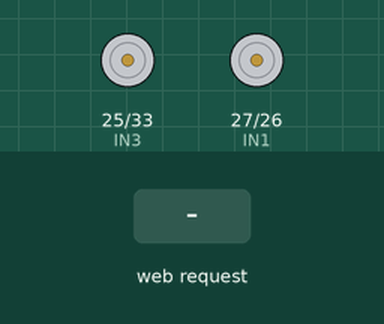
Recording of a sketch running on a simulated ESP32. On the bench: motor-driver pin pairs drawn as motors (green arrow = first pin HIGH = forward, orange = second pin HIGH = backward, longer = more drive). The test bench sets the inputs (shaded band). WiFi joins after 1.5 s; servers stay silent unless stated; what the sketch prints to the serial monitor is not drawn.

Above: at 2.7 s.
2.8 s: HTTP request GET /control?dir=forward received
At 3.7 s:
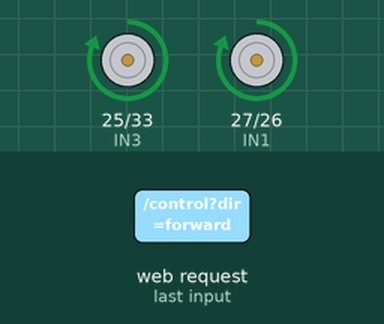
4.3 s: HTTP request GET /control?dir=backward received
At 4.9 s:
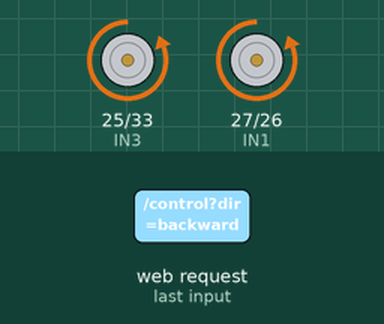
5.8 s: HTTP request GET /control?dir=left received
At 7.0 s:
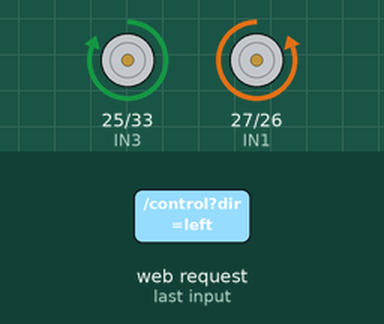
7.3 s: HTTP request GET /control?dir=right received
At 8.3 s:
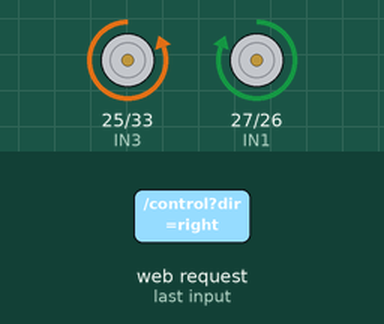
Timing chart, 0 to 9.8 s (numbered marks = the images above; inputs shaded):
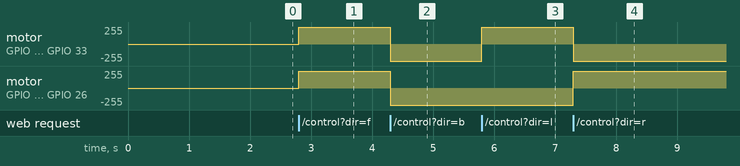

The sketch:

esp32devmodule.ino
```cpp
#include <WiFi.h>
#include <WebServer.h>
#include <DHT.h>

// WiFi credentials
const char* ssid = "ZTE_2.4G_jSHTMw";
const char* password = "6ifb3k6d";

// Pins
#define DHTPIN 4
#define MQ2PIN 34
#define IN1 27
#define IN2 26
#define IN3 25
#define IN4 33
#define UART_TX 17
#define UART_RX 16

// DHT11
#define DHTTYPE DHT11
DHT dht(DHTPIN, DHTTYPE);

// Web server
WebServer server(80);
const char* camStreamUrl = "http://192.168.1.100/stream";

void setup() {
  Serial.begin(115200);
  Serial2.begin(115200, SERIAL_8N1, UART_RX, UART_TX);

  // Initialize pins
  pinMode(IN1, OUTPUT);
  pinMode(IN2, OUTPUT);
  pinMode(IN3, OUTPUT);
  pinMode(IN4, OUTPUT);
  pinMode(MQ2PIN, INPUT);
  digitalWrite(IN1, LOW);
  digitalWrite(IN2, LOW);
  digitalWrite(IN3, LOW);
  digitalWrite(IN4, LOW);

  // Initialize DHT
  dht.begin();

  // Connect to WiFi
  IPAddress local_IP(192, 168, 1, 101);
  IPAddress gateway(192, 168, 1, 1);
  IPAddress subnet(255, 255, 255, 0);
  WiFi.config(local_IP, gateway, subnet);
  WiFi.begin(ssid, password);
  while (WiFi.status() != WL_CONNECTED) {
    delay(500);
    Serial.print(".");
  }
  Serial.println("\nWiFi connected");
  Serial.println(WiFi.localIP());

  // Start CAM stream
  Serial2.println("STREAM_ON");

  // Routes
  server.on("/", handleRoot);
  server.on("/control", handleControl);
  server.begin();
}

void loop() {
  server.handleClient();
}

void handleRoot() {
  String html = "<!DOCTYPE html><html><head><title>RC Car</title>";
  html += "<style>body{font-family:Arial;text-align:center}";
  html += ".c{padding:20px}img{max-width:640px}";
  html += ".b{display:inline-block;padding:15px 30px;margin:10px;font-size:18px;";
  html += "cursor:pointer;background:#4CAF50;color:#fff;border:0;border-radius:5px}";
  html += ".s{margin:20px;font-size:18px}</style></head>";
  html += "<body><div class=c><h1>RC Car</h1>";
  html += "<img src=\"" + String(camStreamUrl) + "\" id=cam>";
  html += "<div class=s id=sensors>Loading...</div>";
  html += "<div>";
  html += "<div class=b onmousedown=\"sendControl('forward')\" onmouseup=\"sendControl('stop')\">Fwd</div>";
  html += "<div class=b onmousedown=\"sendControl('backward')\" onmouseup=\"sendControl('stop')\">Back</div>";
  html += "<div class=b onmousedown=\"sendControl('right')\" onmouseup=\"sendControl('stop')\">Left</div>";
  html += "<div class=b onmousedown=\"sendControl('left')\" onmouseup=\"sendControl('stop')\">Right</div>";
  html += "</div></div><script>";
  html += "async function sendControl(d){await fetch('/control?dir='+d);}";
  html += "async function updateSensors(){";
  html += "let r=await fetch('/control?dir=sensor');";
  html += "let d=await r.json();";
  html += "document.getElementById('sensors').innerHTML=";
  html += "T: ${d.temp}°C<br>H: ${d.hum}%<br>G: ${d.gas};";
  html += "}";
  html += "setInterval(updateSensors,15000);";
  html += "updateSensors();";
  html += "</script></body></html>";

  server.send(200, "text/html", html);
}

void handleControl() {
  String dir = server.arg("dir");

  if (dir == "forward") {
    digitalWrite(IN1, HIGH);
    digitalWrite(IN2, LOW);
    digitalWrite(IN3, HIGH);
    digitalWrite(IN4, LOW);
  } else if (dir == "backward") {
    digitalWrite(IN1, LOW);
    digitalWrite(IN2, HIGH);
    digitalWrite(IN3, LOW);
    digitalWrite(IN4, HIGH);
  } else if (dir == "left") {
    digitalWrite(IN1, LOW);
    digitalWrite(IN2, HIGH);
    digitalWrite(IN3, HIGH);
    digitalWrite(IN4, LOW);
  } else if (dir == "right") {
    digitalWrite(IN1, HIGH);
    digitalWrite(IN2, LOW);
    digitalWrite(IN3, LOW);
    digitalWrite(IN4, HIGH);
  } else if (dir == "stop") {
    digitalWrite(IN1, LOW);
    digitalWrite(IN2, LOW);
    digitalWrite(IN3, LOW);
    digitalWrite(IN4, LOW);
  } else if (dir == "sensor") {
    float temp = dht.readTemperature();
    float hum = dht.readHumidity();
    int gas = analogRead(MQ2PIN);

    String json = "{\"temp\":" + String(temp) + ",\"hum\":" + String(hum) + ",\"gas\":" + String(gas) + "}";
    server.send(200, "application/json", json);
    return;
  }

  server.send(200, "text/plain", "OK");
}
```

Measured:
- after the input at 2.8 s, motor on GPIO 25 (IN3) / GPIO 33 (IN4), motor on GPIO 27 (IN1) / GPIO 26 (IN2): stopped → forward 255/255 at once
- after the input at 4.3 s, motor on GPIO 25 (IN3) / GPIO 33 (IN4), motor on GPIO 27 (IN1) / GPIO 26 (IN2): forward 255/255 → backward 255/255 at once
- after the input at 5.8 s, motor on GPIO 25 (IN3) / GPIO 33 (IN4): backward 255/255 → forward 255/255 at once
- after the input at 7.3 s, motor on GPIO 25 (IN3) / GPIO 33 (IN4): forward 255/255 → backward 255/255 at once; motor on GPIO 27 (IN1) / GPIO 26 (IN2): backward 255/255 → forward 255/255 at once
